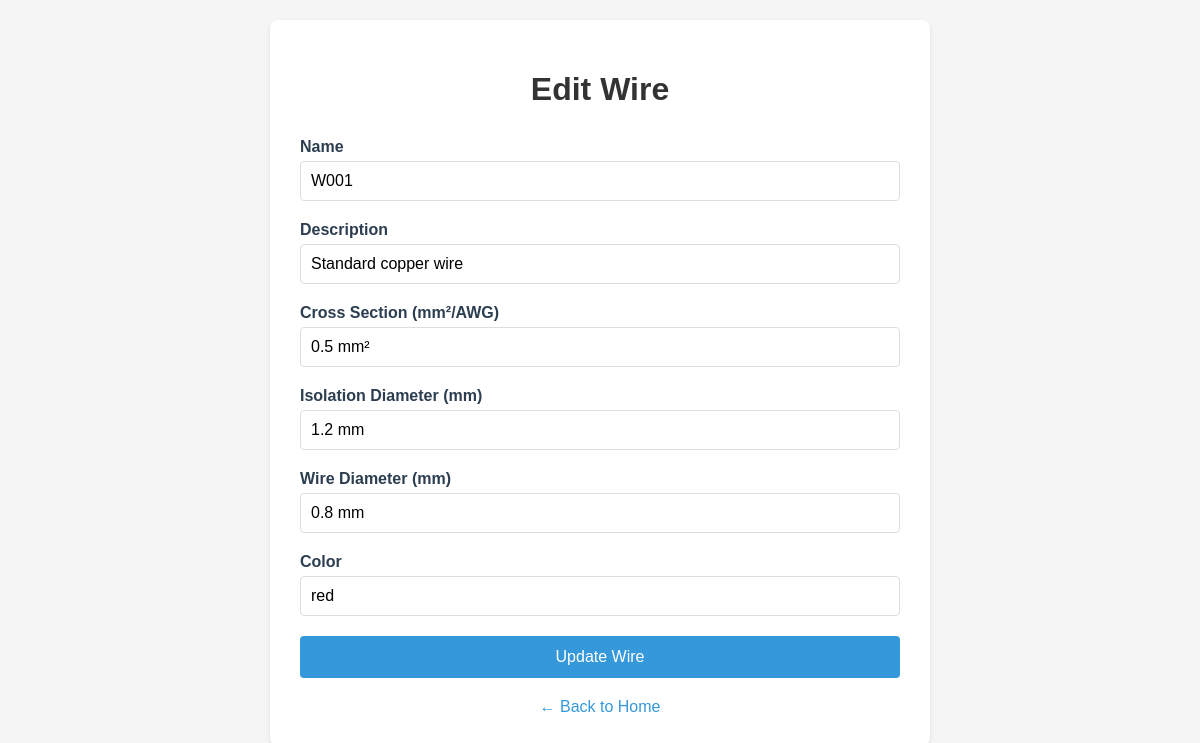
The page /edit_wire?id=1 on the database its author committed.
### main.py (models this page shows)
class Wire(db.Model):
    id: Mapped[int] = mapped_column(Integer, primary_key=True)
    name: Mapped[str] = mapped_column(String(100), unique=True, nullable=False)
    description: Mapped[str] = mapped_column(String(250), nullable=False)
    cross_section: Mapped[str] = mapped_column(String(100), nullable=False)
    isolation_diameter: Mapped[str] = mapped_column(String(50), nullable=False)
    wire_diameter: Mapped[str] = mapped_column(String(50), nullable=False)
    color: Mapped[str] = mapped_column(String(50), nullable=False)

### main.py (the view, shortened to what this page needs)
@app.route("/edit_wire", methods=["GET", "POST"])
def edit_wire():
    wire_id = request.args.get('id')
    wire_selected = db.get_or_404(Wire, wire_id)
    return render_template("edit_wire.html", wire=wire_selected)

### templates/edit_wire.html (shortened to what this page needs)
<!DOCTYPE html>
<html lang="en">
  <head>
  </head>
  <body>
    <div class="container">
      <h1>Edit Wire</h1>
      <form action="{{ url_for('edit_wire') }}" method="POST">
        <div class="form-group">
          <label>Name</label>
          <input name="name" type="text" value="{{ wire.name }}" required />
        </div>
        <div class="form-group">
          <label>Description</label>
          <input name="description" type="text" value="{{ wire.description }}" required />
        </div>
        <div class="form-group">
          <label>Cross Section (mm²/AWG)</label>
          <input name="cross_section" type="text" value="{{ wire.cross_section }}" required />
        </div>
        <div class="form-group">
          <label>Isolation Diameter (mm)</label>
          <input name="isolation_diameter" type="text" value="{{ wire.isolation_diameter }}" required />
        </div>
        <div class="form-group">
          <label>Wire Diameter (mm)</label>
          <input name="wire_diameter" type="text" value="{{ wire.wire_diameter }}" required />
        </div>
        <div class="form-group">
          <label>Color</label>
          <input name="color" type="text" value="{{ wire.color }}" required />
        </div>
        <button type="submit">Update Wire</button>
      </form>
      <div class="back-link">
        <a href="{{ url_for('home') }}">← Back to Home</a>
      </div>
    </div>
  </body>
</html>

### templates/edit_wire.html (style rules this page uses)
body { font-family: Arial, sans-serif; margin: 20px; background-color: #f5f5f5; }
.container { max-width: 600px; margin: 0 auto; background: white; padding: 30px; border-radius: 8px; box-shadow: 0 2px 4px rgba(0,0,0,0.1); }
h1 { color: #333; text-align: center; margin-bottom: 30px; }
.form-group { margin-bottom: 20px; }
label { display: block; margin-bottom: 5px; font-weight: bold; color: #2c3e50; }
input[type="text"] { width: 100%; padding: 10px; border: 1px solid #ddd; border-radius: 4px; font-size: 16px; box-sizing: border-box; }
button { background: #3498db; color: white; padding: 12px 24px; border: none; border-radius: 4px; cursor: pointer; font-size: 16px; width: 100%; }
.back-link { text-align: center; margin-top: 20px; }
.back-link a { color: #3498db; text-decoration: none; }

### rows shown on the page
Wire: name "W001", description "Standard copper wire", cross_section "0.5 mm²", isolation_diameter "1.2 mm", wire_diameter "0.8 mm", color "red"
